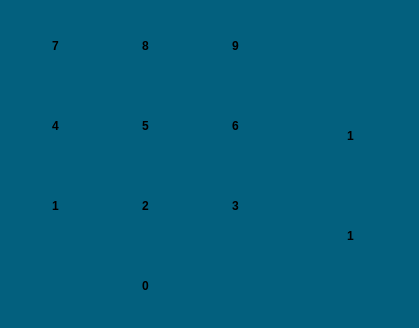
<?xml version="1.0" encoding="UTF-8"?>
<ui version="4.0">
 <class>intkeypad</class>
 <widget class="QDialog" name="intkeypad">
  <property name="geometry">
   <rect>
    <x>0</x>
    <y>0</y>
    <width>419</width>
    <height>328</height>
   </rect>
  </property>
  <property name="windowTitle">
   <string>Dialog</string>
  </property>
  <widget class="QPushButton" name="But8">
   <property name="geometry">
    <rect>
     <x>110</x>
     <y>10</y>
     <width>71</width>
     <height>71</height>
    </rect>
   </property>
   <property name="styleSheet">
    <string notr="true">image: url(:/image/textbutton.png);
font: 75 17pt &quot;Ubuntu&quot;;
font:bold;
border:none;</string>
   </property>
   <property name="text">
    <string>8</string>
   </property>
  </widget>
  <widget class="QPushButton" name="But0">
   <property name="geometry">
    <rect>
     <x>110</x>
     <y>250</y>
     <width>71</width>
     <height>71</height>
    </rect>
   </property>
   <property name="styleSheet">
    <string notr="true">image: url(:/image/textbutton.png);
font: 75 17pt &quot;Ubuntu&quot;;
font:bold;
border:none;</string>
   </property>
   <property name="text">
    <string>0</string>
   </property>
  </widget>
  <widget class="QPushButton" name="ButEnter">
   <property name="geometry">
    <rect>
     <x>270</x>
     <y>100</y>
     <width>161</width>
     <height>71</height>
    </rect>
   </property>
   <property name="styleSheet">
    <string notr="true">border:none;
image: url(:/image/enterbutton.png);
font: 75 17pt &quot;Ubuntu&quot;;
font:bold;
border:none;</string>
   </property>
   <property name="text">
    <string>1</string>
   </property>
  </widget>
  <widget class="QLabel" name="label">
   <property name="geometry">
    <rect>
     <x>0</x>
     <y>0</y>
     <width>421</width>
     <height>331</height>
    </rect>
   </property>
   <property name="styleSheet">
    <string notr="true">background-color: rgb(3, 96, 126);</string>
   </property>
   <property name="text">
    <string/>
   </property>
  </widget>
  <widget class="QPushButton" name="ButTwo">
   <property name="geometry">
    <rect>
     <x>110</x>
     <y>170</y>
     <width>71</width>
     <height>71</height>
    </rect>
   </property>
   <property name="styleSheet">
    <string notr="true">image: url(:/image/textbutton.png);
font: 75 17pt &quot;Ubuntu&quot;;
font:bold;
border:none;</string>
   </property>
   <property name="text">
    <string>2</string>
   </property>
  </widget>
  <widget class="QPushButton" name="But6">
   <property name="geometry">
    <rect>
     <x>200</x>
     <y>90</y>
     <width>71</width>
     <height>71</height>
    </rect>
   </property>
   <property name="styleSheet">
    <string notr="true">image: url(:/image/textbutton.png);
font: 75 17pt &quot;Ubuntu&quot;;
font:bold;
border:none;</string>
   </property>
   <property name="text">
    <string>6</string>
   </property>
  </widget>
  <widget class="QPushButton" name="But4">
   <property name="geometry">
    <rect>
     <x>20</x>
     <y>90</y>
     <width>71</width>
     <height>71</height>
    </rect>
   </property>
   <property name="styleSheet">
    <string notr="true">image: url(:/image/textbutton.png);
font: 75 17pt &quot;Ubuntu&quot;;
font:bold;
border:none;</string>
   </property>
   <property name="text">
    <string>4</string>
   </property>
  </widget>
  <widget class="QPushButton" name="But5">
   <property name="geometry">
    <rect>
     <x>110</x>
     <y>90</y>
     <width>71</width>
     <height>71</height>
    </rect>
   </property>
   <property name="styleSheet">
    <string notr="true">image: url(:/image/textbutton.png);
font: 75 17pt &quot;Ubuntu&quot;;
font:bold;
border:none;</string>
   </property>
   <property name="text">
    <string>5</string>
   </property>
  </widget>
  <widget class="QPushButton" name="But7">
   <property name="geometry">
    <rect>
     <x>20</x>
     <y>10</y>
     <width>71</width>
     <height>71</height>
    </rect>
   </property>
   <property name="styleSheet">
    <string notr="true">image: url(:/image/textbutton.png);
font: 75 17pt &quot;Ubuntu&quot;;
font:bold;
border:none;</string>
   </property>
   <property name="text">
    <string>7</string>
   </property>
  </widget>
  <widget class="QPushButton" name="But9">
   <property name="geometry">
    <rect>
     <x>200</x>
     <y>10</y>
     <width>71</width>
     <height>71</height>
    </rect>
   </property>
   <property name="styleSheet">
    <string notr="true">image: url(:/image/textbutton.png);
font: 75 17pt &quot;Ubuntu&quot;;
font:bold;
border:none;</string>
   </property>
   <property name="text">
    <string>9</string>
   </property>
  </widget>
  <widget class="QPushButton" name="ButBack">
   <property name="geometry">
    <rect>
     <x>290</x>
     <y>10</y>
     <width>121</width>
     <height>71</height>
    </rect>
   </property>
   <property name="styleSheet">
    <string notr="true">font: 75 17pt &quot;Ubuntu&quot;;
image: url(:/image/enterbutton.png);
font:bold;
border:none;</string>
   </property>
   <property name="text">
    <string/>
   </property>
  </widget>
  <widget class="QPushButton" name="But3">
   <property name="geometry">
    <rect>
     <x>200</x>
     <y>170</y>
     <width>71</width>
     <height>71</height>
    </rect>
   </property>
   <property name="styleSheet">
    <string notr="true">image: url(:/image/textbutton.png);
font: 75 17pt &quot;Ubuntu&quot;;
font:bold;
border:none;</string>
   </property>
   <property name="text">
    <string>3</string>
   </property>
  </widget>
  <widget class="QPushButton" name="ButOne">
   <property name="geometry">
    <rect>
     <x>20</x>
     <y>170</y>
     <width>71</width>
     <height>71</height>
    </rect>
   </property>
   <property name="styleSheet">
    <string notr="true">image: url(:/image/textbutton.png);
font: 75 17pt &quot;Ubuntu&quot;;
font:bold;
border:none;</string>
   </property>
   <property name="text">
    <string>1</string>
   </property>
  </widget>
  <widget class="QPushButton" name="ButEnter_2">
   <property name="geometry">
    <rect>
     <x>270</x>
     <y>200</y>
     <width>161</width>
     <height>71</height>
    </rect>
   </property>
   <property name="styleSheet">
    <string notr="true">border:none;
image: url(:/image/enterbutton.png);
font: 75 17pt &quot;Ubuntu&quot;;
font:bold;
border:none;</string>
   </property>
   <property name="text">
    <string>1</string>
   </property>
  </widget>
  <zorder>label</zorder>
  <zorder>ButTwo</zorder>
  <zorder>But6</zorder>
  <zorder>But4</zorder>
  <zorder>But5</zorder>
  <zorder>But7</zorder>
  <zorder>But9</zorder>
  <zorder>ButBack</zorder>
  <zorder>But3</zorder>
  <zorder>ButOne</zorder>
  <zorder>ButEnter</zorder>
  <zorder>But0</zorder>
  <zorder>But8</zorder>
  <zorder>ButEnter_2</zorder>
 </widget>
 <resources/>
 <connections/>
</ui>
